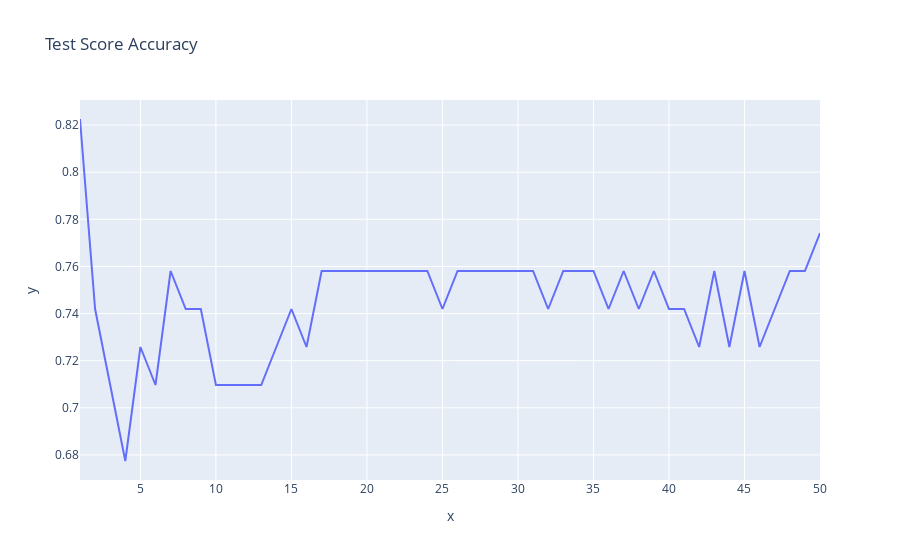

Here is the notebook cell this chart was saved with:
### Markdown cell above
#### Observations:

The training accuracy decreases with increasing k value

### Code cell
fig1 = px.line(x = range(1,51), y = test_score, title = 'Test Score Accuracy')
fig1.show()

### Figure 1 — Plotly figure (JSON) as saved in the notebook; plotly's stock layout.template omitted (floating-point values rounded to 4 significant figures)
{"data": [{"hovertemplate": "x=%{x}<br>y=%{y}<extra></extra>", "legendgroup": "", "line": {"color": "#636efa", "dash": "solid"}, "marker": {"symbol": "circle"}, "mode": "lines", "name": "", "orientation": "v", "showlegend": false, "type": "scatter", "x": [1, 2, 3, 4, 5, 6, 7, 8, 9, 10, 11, 12, 13, 14, 15, 16, 17, 18, 19, 20, 21, 22, 23, 24, 25, 26, 27, 28, 29, 30, 31, 32, 33, 34, 35, 36, 37, 38, 39, 40, 41, 42, 43, 44, 45, 46, 47, 48, 49, 50], "xaxis": "x", "y": [0.8226, 0.7419, 0.7097, 0.6774, 0.7258, 0.7097, 0.7581, 0.7419, 0.7419, 0.7097, 0.7097, 0.7097, 0.7097, 0.7258, 0.7419, 0.7258, 0.7581, 0.7581, 0.7581, 0.7581, 0.7581, 0.7581, 0.7581, 0.7581, 0.7419, 0.7581, 0.7581, 0.7581, 0.7581, 0.7581, 0.7581, 0.7419, 0.7581, 0.7581, 0.7581, 0.7419, 0.7581, 0.7419, 0.7581, 0.7419, 0.7419, 0.7258, 0.7581, 0.7258, 0.7581, 0.7258, 0.7419, 0.7581, 0.7581, 0.7742], "yaxis": "y"}], "layout": {"legend": {"tracegroupgap": 0}, "title": {"text": "Test Score Accuracy"}, "xaxis": {"anchor": "y", "domain": [0, 1], "title": {"text": "x"}}, "yaxis": {"anchor": "x", "domain": [0, 1], "title": {"text": "y"}}}}
